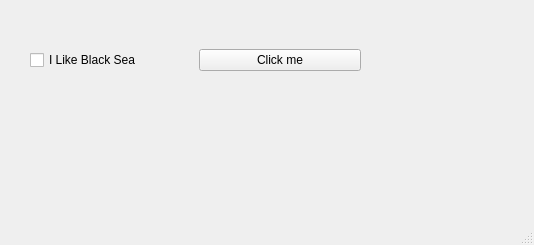
<?xml version="1.0" encoding="UTF-8"?>
<ui version="4.0">
 <class>MainWindow</class>
 <widget class="QMainWindow" name="MainWindow">
  <property name="geometry">
   <rect>
    <x>0</x>
    <y>0</y>
    <width>534</width>
    <height>245</height>
   </rect>
  </property>
  <property name="windowTitle">
   <string>MainWindow</string>
  </property>
  <widget class="QWidget" name="centralwidget">
   <widget class="QWidget" name="">
    <property name="geometry">
     <rect>
      <x>30</x>
      <y>40</y>
      <width>331</width>
      <height>41</height>
     </rect>
    </property>
    <layout class="QHBoxLayout" name="horizontalLayout">
     <item>
      <widget class="QCheckBox" name="checkBox">
       <property name="text">
        <string>I Like Black Sea</string>
       </property>
      </widget>
     </item>
     <item>
      <widget class="QPushButton" name="pushButton">
       <property name="text">
        <string>Click me</string>
       </property>
      </widget>
     </item>
    </layout>
   </widget>
  </widget>
  <widget class="QMenuBar" name="menubar">
   <property name="geometry">
    <rect>
     <x>0</x>
     <y>0</y>
     <width>534</width>
     <height>21</height>
    </rect>
   </property>
  </widget>
  <widget class="QStatusBar" name="statusbar"/>
 </widget>
 <resources/>
 <connections/>
</ui>
